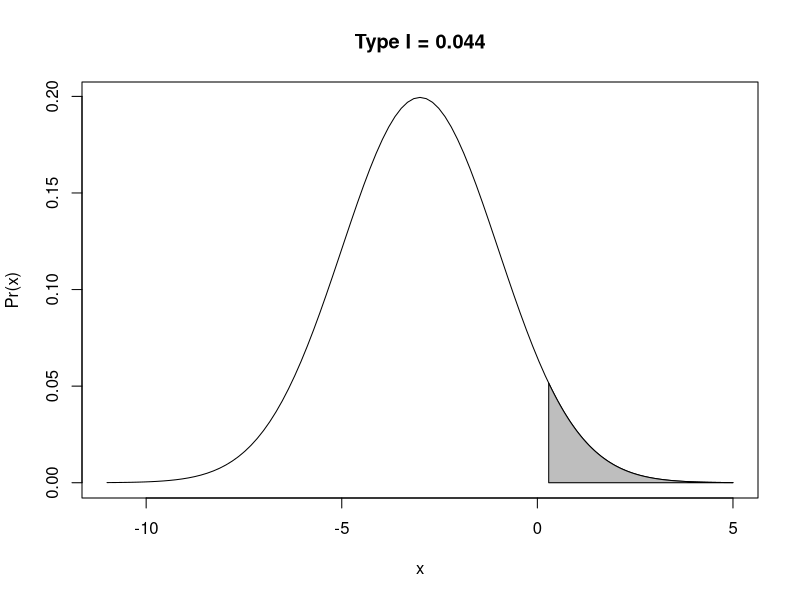
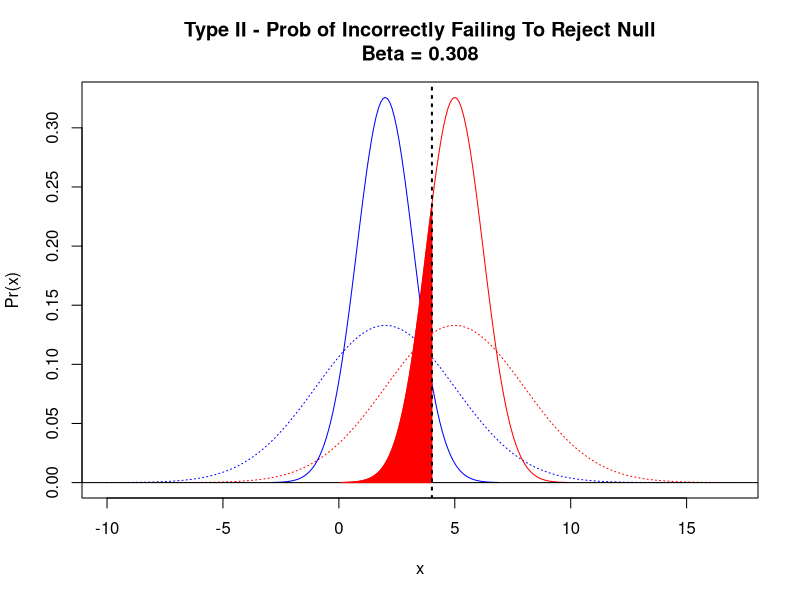
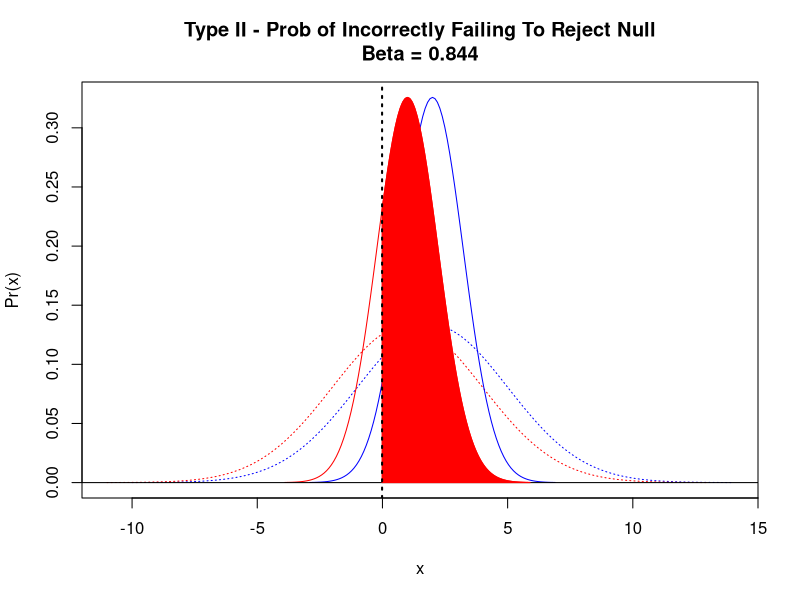

The R source for these figures, in order:
## ---- chunk 1
knitr::opts_chunk$set(
	echo=TRUE,
	warning=FALSE,
	comment="##",
	prompt=TRUE,
	tidy=TRUE,
	tidy.opts=list(width.cutoff=75),
	fig.path="img/"
)
## ---- chunk 2
typeI <- function(mu0,sigma,n,type="two-tailed",alpha=0.05,k=10000){
}
## ---- chunk 3
typeI <- function(mu0,sigma,n,type="two-tailed",alpha=0.05,k=1000){
	p <- rep(NA,k) # sets up a vector of empty p values
	for(i in 1:k){ # sets up a loop to run k simulations
		x <- rnorm(n=n,mean=mu0,sd=sigma) # draws a sample from our distribution
		m <- mean(x) # calculates the mean
		s <- sd(x) # calculates the standard deviation
		t <- (m-mu0)/(s/sqrt(n)) # calculates the T statistic for the sample drawn from the null distribution relative to the null distribution
		if (type == "less") {
			p[i] <- pt(t,df=n-1,lower.tail=TRUE) # calculates the associated p value
		}
		if (type == "greater") {
			p[i] <- pt(t,df=n-1,lower.tail=FALSE)
		}
		if (type == "two-tailed") {
			if (t > 0) {p[i] <- 2 * pt(t,df=n-1,lower.tail=FALSE)}
			if (t < 0) {p[i] <- 2 * pt(t,df=n-1,lower.tail=TRUE)}
		}
	}
	curve(dnorm(x,mu0,sigma), mu0 - 4*sigma, mu0 + 4*sigma, main=paste("Type I = ",length(p[p<alpha])/k,sep=""), xlab="x", ylab="Pr(x)")
	if (type == "less") {
	 polygon(cbind(c(mu0-4*sigma, seq(from=mu0-4*sigma, to=mu0-qnorm(1-alpha)*sigma, length.out=100), mu0-qnorm(1-alpha)*sigma)), c(0,dnorm(seq(from=mu0-4*sigma, to=mu0-qnorm(1-alpha)*sigma, length.out=100),mean=mu0,sd=sigma),0), border="black",col="gray")
	}
	if (type == "greater") {
	 polygon(cbind(c(mu0+qnorm(1-alpha)*sigma, seq(from=mu0+qnorm(1-alpha)*sigma, to=mu0+4*sigma, length.out=100), mu0+4*sigma)), c(0,dnorm(seq(from=mu0+qnorm(1-alpha)*sigma, to=mu0+4*sigma, length.out=100),mean=mu0,sd=sigma),0), border="black",col="gray")
	}
	if (type == "two-tailed") {
	 polygon(cbind(c(mu0-4*sigma, seq(from=mu0-4*sigma, to=mu0-qnorm(1-alpha/2)*sigma, length.out=100), mu0-qnorm(1-alpha/2)*sigma)), c(0,dnorm(seq(from=mu0-4*sigma, to=mu0-qnorm(1-alpha/2)*sigma, length.out=100),mean=mu0,sd=sigma),0), border="black",col="gray")
	 polygon(cbind(c(mu0+qnorm(1-alpha/2)*sigma, seq(from=mu0+qnorm(1-alpha/2)*sigma, to=mu0+4*sigma, length.out=100), mu0+4*sigma)), c(0,dnorm(seq(from=mu0+qnorm(1-alpha/2)*sigma, to=mu0+4*sigma, length.out=100),mean=mu0,sd=sigma),0), border="black",col="gray")
		}
	return(length(p[p<alpha])/k) # returns the proportion of simulations where p < alpha
}
## ---- chunk 4
e <- typeI(mu0=-3,sigma=2,n=500,type="greater",alpha=0.05)
e
## ---- chunk 5
typeII <- function(mu0,muA,sigma,n,type="two-tailed",alpha=0.05,k=1000){
	p <- rep(NA,k) # sets up a vector of empty p values
	for(i in 1:k){
		x <- rnorm(n=n,mean=muA,sd=sigma) # draw from Ha
		m <- mean(x)
		s <- sd(x)
		t <- (m-mu0)/(s/sqrt(n)) # calculates the T statistic for the sample drawn from Ha relative to the null distribution
		if (type == "less") {
			p[i] <- pt(t,df=n-1,lower.tail=TRUE) # calculates the associated p value
		}
		if (type == "greater") {
			p[i] <- pt(t,df=n-1,lower.tail=FALSE)
		}
	if (type == "two.tailed") {
			if (t > 0) {p[i] <- 2 * pt(t,df=n-1,lower.tail=FALSE)}
			if (t < 0) {p[i] <- 2 * pt(t,df=n-1,lower.tail=TRUE)}
		}
	}
	
	curve(dnorm(x,mu0,sigma),mu0-4*sigma, mu0+4*sigma,
	      main=paste("Type II - Prob of Incorrectly Failing To Reject Null\nBeta = ",length(p[p>=alpha])/k,sep=""), 
	      xlab="x", ylab="Pr(x)",col="blue",lty=3,
	      xlim=c(min(c(mu0-4*sigma, muA-4*sigma)),max(c(mu0+4*sigma,muA+4*sigma))),
	      ylim=c(0,max(c(dnorm(mu0,mu0, sigma)),dnorm(muA,muA,sigma),dnorm(muA,muA,sigma/sqrt(n))))
	      )
	curve(dnorm(x,muA,sigma),muA-4*sigma, muA+4*sigma, col="red", lty=3,add=TRUE)
	
	curve(dnorm(x,mu0,sigma/sqrt(n)),mu0-4*sigma/sqrt(n), mu0+4*sigma/sqrt(n),col="blue", add=TRUE)
	curve(dnorm(x,muA,sigma/sqrt(n)),muA-4*sigma/sqrt(n), muA+4*sigma/sqrt(n), col="red", add=TRUE)
	abline(h=0)
	
	if (type == "less") {
	 polygon(cbind(
	   c(mu0-qnorm(1-alpha)*sigma/sqrt(n), seq(from=mu0-qnorm(1-alpha)*sigma/sqrt(n),to=muA+4*sigma/sqrt(n),length.out=100), muA+4*sigma/sqrt(n))),
	   c(0,dnorm(seq(mu0-qnorm(1-alpha)*sigma/sqrt(n), to=muA+4*sigma/sqrt(n), length.out=100), mean=muA,sd=sigma/sqrt(n)),0), border="red",col="red")
	  abline(v=mu0-qnorm(1-alpha)*sigma/sqrt(n), col="black", lty=3, lwd=2)
	}
	
	if (type == "greater") {
	 polygon(cbind(
	   c(muA-4*sigma/sqrt(n), seq(from=muA-4*sigma/sqrt(n), to=mu0+qnorm(1-alpha)*sigma/sqrt(n), length.out=100), mu0+qnorm(1-alpha)*sigma/sqrt(n))),
	   c(0,dnorm(seq(from=muA-4*sigma/sqrt(n), to=mu0+qnorm(1-alpha)*sigma/sqrt(n), length.out=100), mean=muA,sd=sigma/sqrt(n)),0), border="red",col="red")
	  abline(v=mu0+qnorm(1-alpha)*sigma/sqrt(n), col="black", lty=3, lwd=2)
	}
	
return(length(p[p>=alpha])/k)
}

e <- typeII(mu0=2,muA=5,sigma=3,n=6,type="greater") # Ha > H0
e
e <- typeII(mu0=2,muA=1,sigma=3,n=6,type="less") # Ha < H0
e
